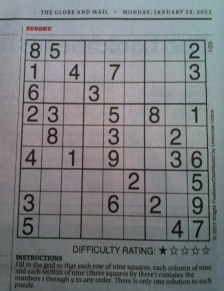
#> input picture img/sudoku.jpg, 224 x 291 px
$ python edge_differential.py
#> lines starting #> are read from the running program, lines starting #| are printed output that depends on the picture
import cv2
import numpy as np

img = cv2.imread("../img/sudoku.jpg")
#> img is the input picture: shape (291, 224, 3); mean B, G, R 127.4, 124.5, 122.2

gx_kernel = np.array([[-1, 1]])
gy_kernel = np.array([[-1], [ 1]])

edde_gx = cv2.filter2D(img, -1, gx_kernel)
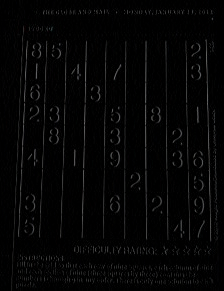
#> edde_gx: shape (291, 224, 3); mean B, G, R 5, 5, 4.9
edge_gy = cv2.filter2D(img, -1, gy_kernel)
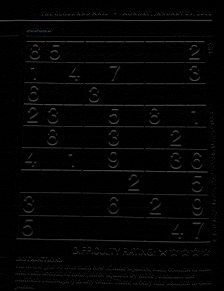
#> edge_gy: shape (291, 224, 3); mean B, G, R 4.5, 4.4, 4.4

#> (the run stopped early here; a loop or call above may not have finished)

$ run again, with img/car_02.jpg copied over img/sudoku.jpg
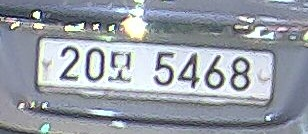
#> input picture img/car_02.jpg, 308 x 134 px
#> img is the input picture: shape (134, 308, 3); mean B, G, R 167.3, 158, 151.8
#> `edde_gx = cv2.filter2D(img, -1, gx_kernel)`:
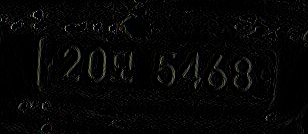
#> edde_gx: shape (134, 308, 3); mean B, G, R 5.5, 5.7, 5.7
#> `edge_gy = cv2.filter2D(img, -1, gy_kernel)`:
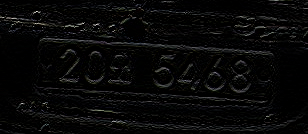
#> edge_gy: shape (134, 308, 3); mean B, G, R 8, 8.1, 8.1
